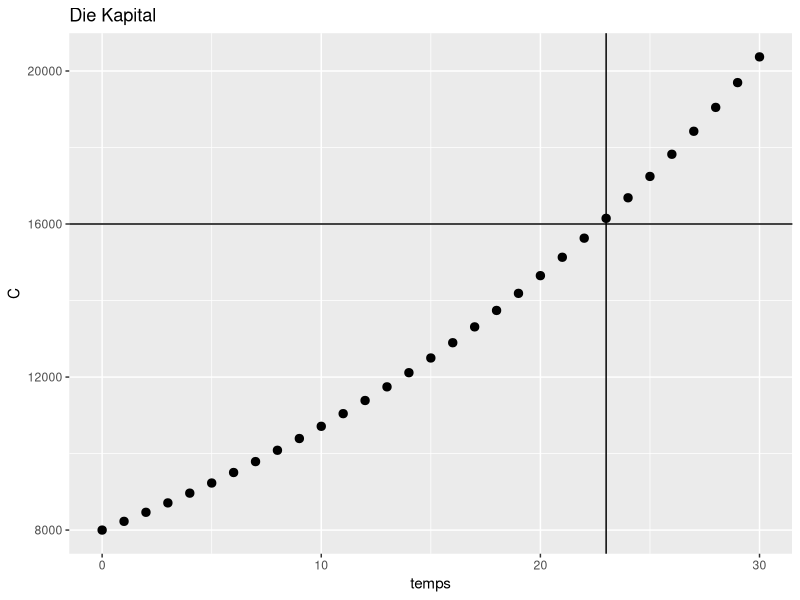

The R script that drew this image:
## ---- chunk 1
print("```{r message=FALSE}")
#Wenn jemand die Lôsung hat
message=FALSE
print("```")
## ---- chunk 2
library(ggplot2)

temps <- seq(1,31)
r <- 0.038
C_0 <- 8000
D_0 <- 6000
C <- rep(0,30)
C[1] <- C_0
D <- rep(0,30)
D[1] <- 6000
for (i in 1:30){
    C[i+1]<-(1+r)^i*D_0+2000
}
for (i in 1:30){
  D[i+1]<-C[i+1]-2000
}
temps <- temps-1
data_C <- data.frame(C,temps)

ggplot(data_C, aes(x = temps, y = C))+ 
      geom_point(size=2.5,label="C") + 
      ggtitle("Die Kapital") +
      facet_grid(labeller = label_value) +
      geom_hline(yintercept = 16000)+
      geom_vline(xintercept = 23)

